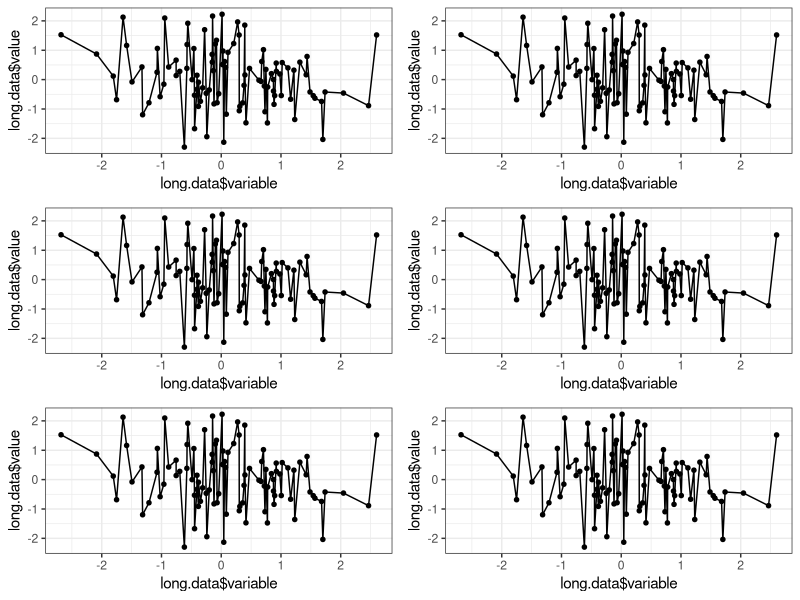

R code for this plot:
## ---- chunk 1
knitr::opts_chunk$set(echo = TRUE)
## ---- chunk 2
library(egg)
library(ggplot2)
long.data = data.frame(variable = rnorm(100),value=rnorm(100))

plot <- list()
for (i in 1:6){
  plot[[i]] <- ggplot(long.data, aes(x=long.data$variable, y=long.data$value)) + 
    geom_line(aes(group=1)) + 
    geom_point(size=2, shape=20) + 
    theme_bw()
}
do.call(ggarrange ,plot)
